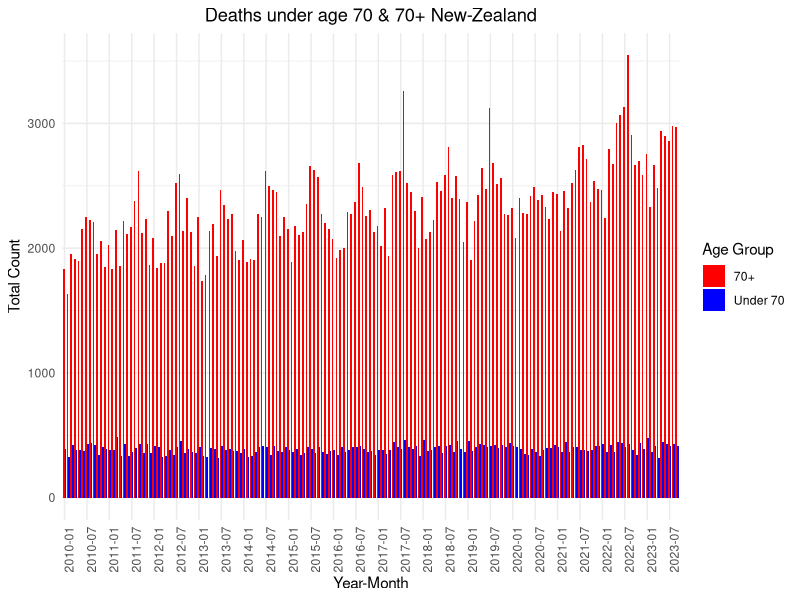
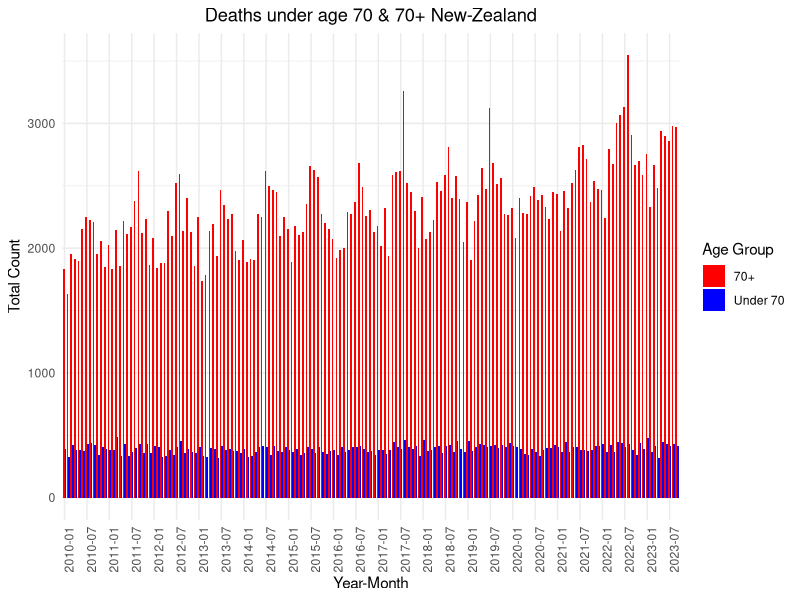

Recreate these plots in R, in order.
library(ggplot2)
library(dplyr)
data <- read.csv("data/over_under_70_deaths.csv")
data$age_group <- factor(data$age_group, levels = c("70+", "Under 70"))
data <- data %>%
  arrange(year, month, age_group) %>%
  group_by(year, month) %>%
  mutate(cum_count = cumsum(count))
data$year_month <- with(data, paste(year, sprintf("%02d", month), sep = "-"))
breaks <- data$year_month[seq(1, length(data$year_month), by = 12)]
ggplot(data, aes(x = year_month, y = count, fill = age_group)) +
  geom_col(position = "dodge") +
  scale_x_discrete(breaks = breaks) +
  scale_fill_manual(values = c("70+" = "red", "Under 70" = "blue")) +
  labs(
    title = "Deaths under age 70 & 70+ New-Zealand",
    x = "Year-Month",
    y = "Total Count",
    fill = "Age Group"
  ) +
  theme_minimal() +
  theme(
    axis.text.x = element_text(angle = 90, hjust = 1, vjust = 1),
    plot.title = element_text(hjust = 0.5)
  ) +
  guides(fill = guide_legend(reverse = FALSE))
ggsave("total_column_chart_with_title.png", width = 12, height = 8)
